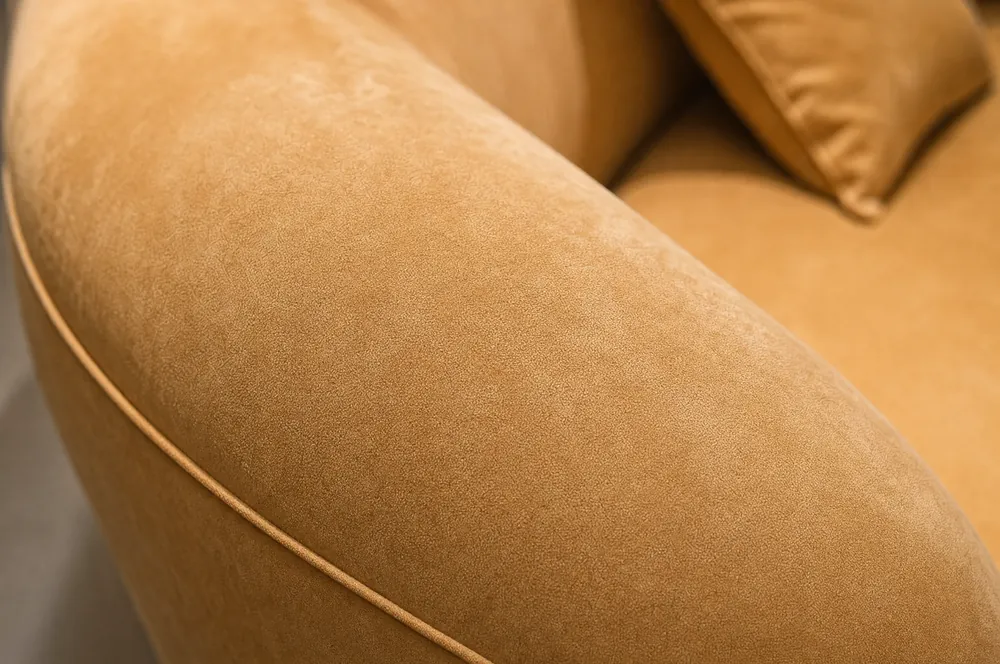
#> input picture rooms/dist/images/10.webp, 1000 x 664 px, given in place of 10.png, which was not available
$ python resize-hall-cards.py
#> lines starting #> are read from the running program, lines starting #| are printed output that depends on the picture
"""
Resize the 12 hall card source images (6 oasis + 6 lumina) into 1440x900
center-cropped PNGs that match the rest of the screenshot set.

Source: D:\\משה פרוייקטים\\GAMOS-DOCS\\תמונות לאנימציית האתר\\השראות\\תמונות מרחפות\\
        (READ-ONLY per CLAUDE.md §7)
Out:    D:\\GAMOS-screenshots-tmp\\18..29-{oasis,lumina}-N.png
"""

from PIL import Image
import os, sys

SRC = r"D:\משה פרוייקטים\GAMOS-DOCS\תמונות לאנימציית האתר\השראות\תמונות מרחפות"
OUT = r"D:\GAMOS-screenshots-tmp"

# Pick 6 from each (alphabetical by filename so it's deterministic).
# אולם has 10 files, ריזורט has 6.
OASIS_PICK  = ["2.png", "4.png", "5.png", "6.png", "7.png", "9.png"]
LUMINA_PICK = ["10.png", "14.png", "15.jpg", "17.png", "4.1.png", "5.png"]

W, H = 1440, 900

def resize_to_canvas(src_path, dest_path):
    img = Image.open(src_path)
    if img.mode != "RGB":
        img = img.convert("RGB")
    sw, sh = img.size
    src_ratio  = sw / sh
    targ_ratio = W / H
    if src_ratio > targ_ratio:
        # source is wider — crop sides
        new_h = sh
        new_w = int(sh * targ_ratio)
        x0 = (sw - new_w) // 2
        img = img.crop((x0, 0, x0 + new_w, sh))
    else:
        # source is taller — crop top/bottom
        new_w = sw
        new_h = int(sw / targ_ratio)
        y0 = (sh - new_h) // 2
        img = img.crop((0, y0, sw, y0 + new_h))
    img = img.resize((W, H), Image.LANCZOS)
    img.save(dest_path, "PNG", optimize=True)
    return os.path.getsize(dest_path)

def main():
    os.makedirs(OUT, exist_ok=True)

    counter = 18
    for i, name in enumerate(OASIS_PICK, 1):
        src = os.path.join(SRC, "אולם", name)
        if not os.path.exists(src):
            print(f"MISSING oasis: {src}", file=sys.stderr); continue
        dest = os.path.join(OUT, f"{counter:02d}-oasis-{i:02d}.png")
        sz = resize_to_canvas(src, dest)
        print(f"  → {os.path.basename(dest)} ({sz//1024}KB)  [from {name}]")
        counter += 1
#> pass 2 of the loop in main, `for i, name in enumerate(OASIS_PICK, 1):`:
#> pass 3 of the loop in main, `for i, name in enumerate(OASIS_PICK, 1):`:
#> the loop made 6 passes; the first 3 are shown

    for i, name in enumerate(LUMINA_PICK, 1):
        src = os.path.join(SRC, "ריזורט", name)
        if not os.path.exists(src):
            print(f"MISSING lumina: {src}", file=sys.stderr); continue
        dest = os.path.join(OUT, f"{counter:02d}-lumina-{i:02d}.png")
        sz = resize_to_canvas(src, dest)
#> in resize_to_canvas, img is the input picture: PIL image 1000x664 RGB; mean R, G, B 179, 128.7, 73.8
#> in resize_to_canvas, `img = img.crop((0, y0, sw, y0 + new_h))`:
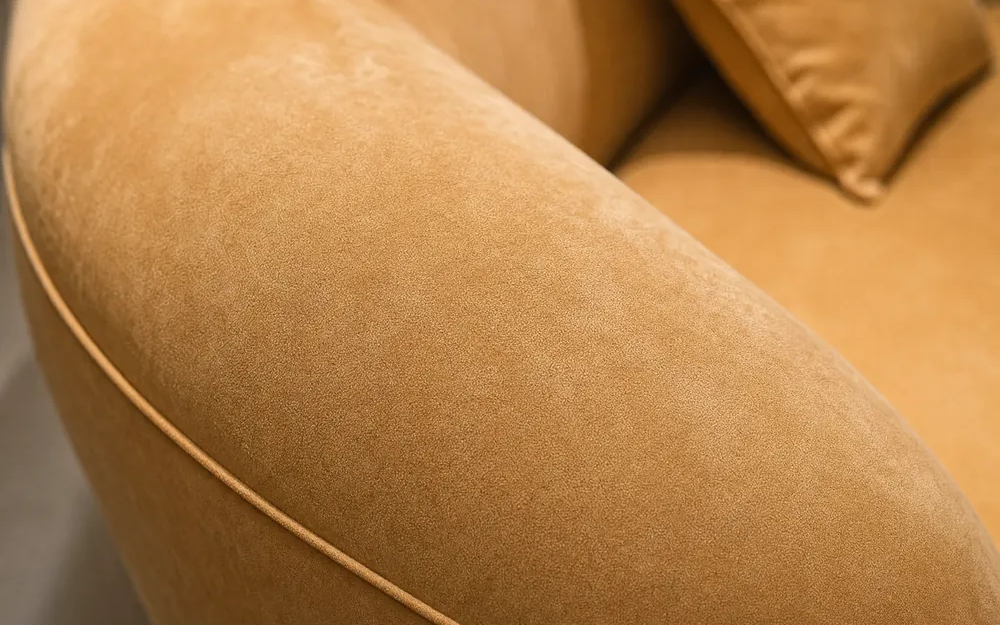
#> img: PIL image 1000x625 RGB; mean R, G, B 180.3, 129.8, 74.7
        print(f"  → {os.path.basename(dest)} ({sz//1024}KB)  [from {name}]")
        counter += 1
#> pass 2 of the loop in main, `for i, name in enumerate(LUMINA_PICK, 1):`:
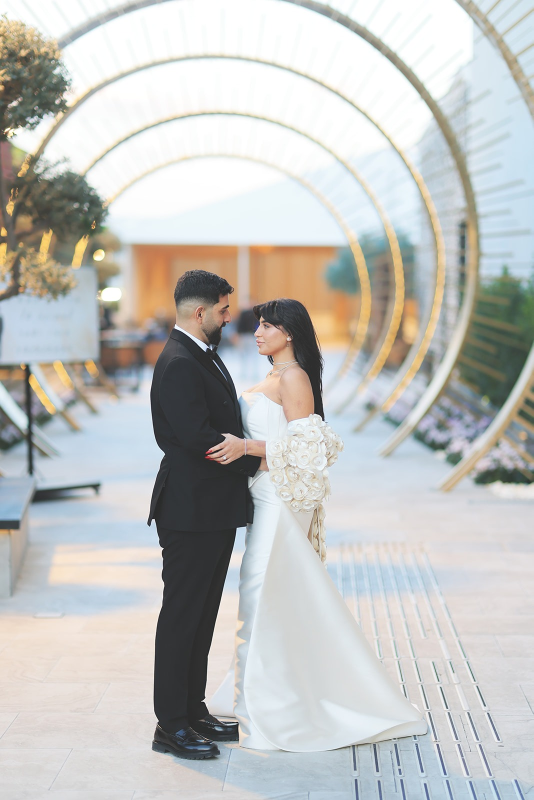
#> input picture assets/_src/gallery/14.jpg, 1067 x 1600 px, given in place of 14.png, which was not available (shown at 1/2 size)
#> in resize_to_canvas, img is the input picture: PIL image 1067x1600 RGB; mean R, G, B 193, 193.3, 190.7
#> in resize_to_canvas (call 2), `img = img.crop((0, y0, sw, y0 + new_h))`:
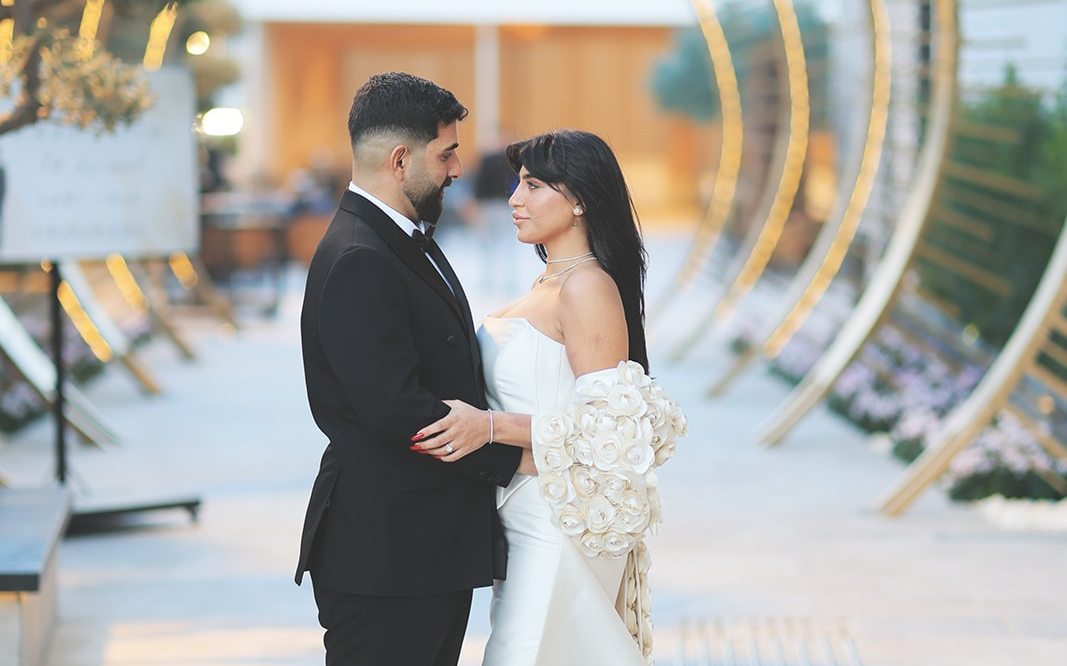
#> img: PIL image 1067x666 RGB; mean R, G, B 168.3, 165.9, 160.1
#> pass 3 of the loop in main, `for i, name in enumerate(LUMINA_PICK, 1):`:
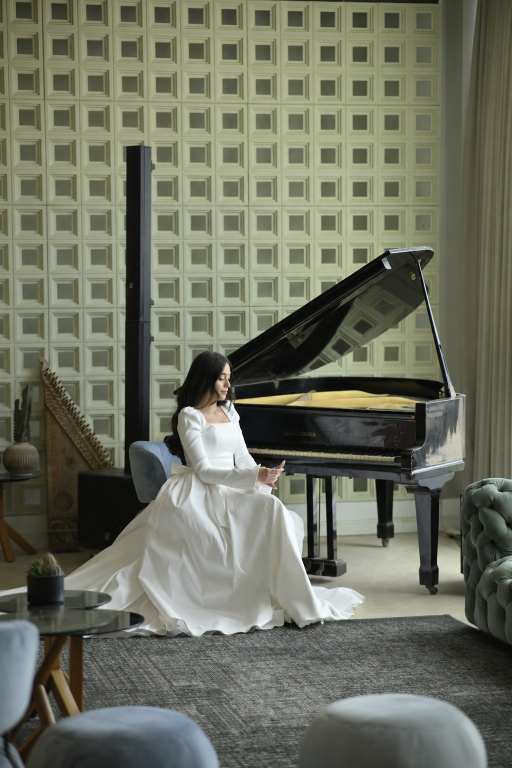
#> input picture assets/_src/gallery/15.jpg, 1024 x 1536 px, found by its file name (shown at 1/2 size)
#> in resize_to_canvas, img is the input picture: PIL image 1024x1536 RGB; mean R, G, B 109.2, 111.7, 95.9
#> in resize_to_canvas (call 3), `img = img.crop((0, y0, sw, y0 + new_h))`:
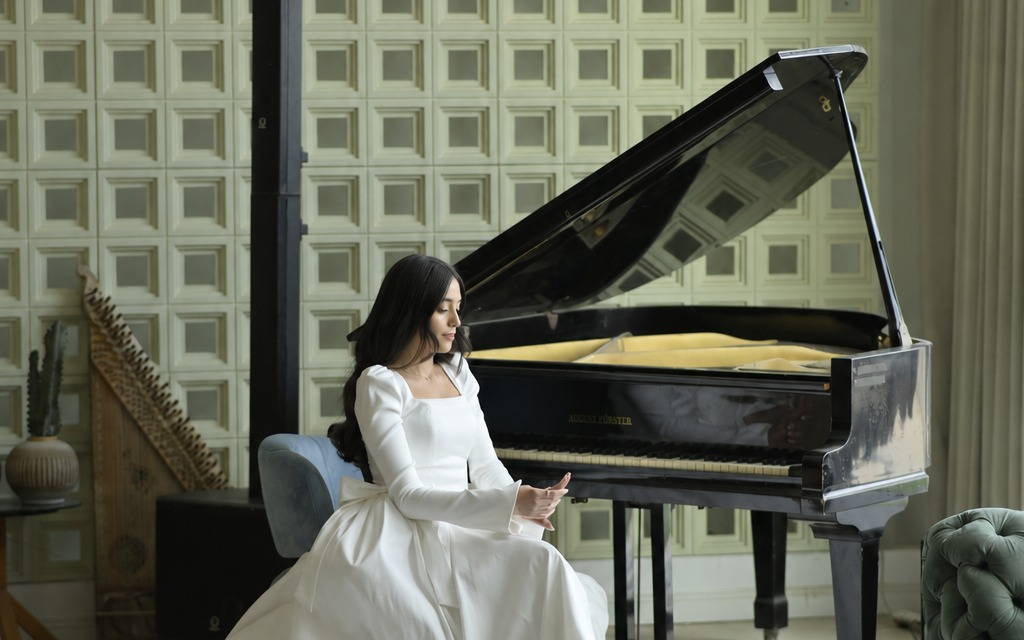
#> img: PIL image 1024x640 RGB; mean R, G, B 100.9, 103.1, 88.2
#> the loop made 6 passes; the first 3 are shown

    print("\nDone.")

if __name__ == "__main__":
    main()
